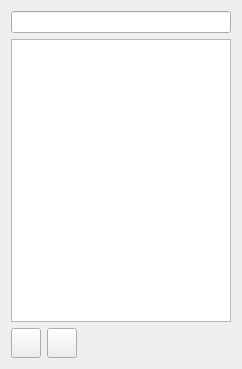
<?xml version="1.0" encoding="UTF-8"?>
<ui version="4.0">
 <class>PropertiesPickerWidget</class>
 <widget class="QWidget" name="PropertiesPickerWidget">
  <property name="geometry">
   <rect>
    <x>0</x>
    <y>0</y>
    <width>242</width>
    <height>369</height>
   </rect>
  </property>
  <property name="windowTitle">
   <string>Form</string>
  </property>
  <layout class="QVBoxLayout" name="verticalLayout">
   <item>
    <widget class="QLineEdit" name="lineEdit"/>
   </item>
   <item>
    <widget class="PropertiesTableWidget" name="treeWidget">
     <property name="editTriggers">
      <set>QAbstractItemView::NoEditTriggers</set>
     </property>
     <property name="dragEnabled">
      <bool>true</bool>
     </property>
     <property name="selectionMode">
      <enum>QAbstractItemView::SingleSelection</enum>
     </property>
     <property name="selectionBehavior">
      <enum>QAbstractItemView::SelectRows</enum>
     </property>
     <attribute name="headerVisible">
      <bool>false</bool>
     </attribute>
     <column>
      <property name="text">
       <string notr="true">1</string>
      </property>
     </column>
    </widget>
   </item>
   <item>
    <layout class="QHBoxLayout" name="horizontalLayout">
     <item>
      <widget class="QToolButton" name="reloadButton">
       <property name="minimumSize">
        <size>
         <width>30</width>
         <height>30</height>
        </size>
       </property>
       <property name="text">
        <string/>
       </property>
       <property name="icon">
        <iconset resource="../resources/icons/icons.qrc">
         <normaloff>:/icons8_synchronize_32px.png</normaloff>:/icons8_synchronize_32px.png</iconset>
       </property>
       <property name="iconSize">
        <size>
         <width>20</width>
         <height>20</height>
        </size>
       </property>
      </widget>
     </item>
     <item>
      <widget class="QToolButton" name="addButton">
       <property name="minimumSize">
        <size>
         <width>30</width>
         <height>30</height>
        </size>
       </property>
       <property name="text">
        <string/>
       </property>
       <property name="icon">
        <iconset resource="../resources/icons/icons.qrc">
         <normaloff>:/icons8_plus_math_32px_1.png</normaloff>:/icons8_plus_math_32px_1.png</iconset>
       </property>
       <property name="iconSize">
        <size>
         <width>20</width>
         <height>20</height>
        </size>
       </property>
      </widget>
     </item>
     <item>
      <spacer name="horizontalSpacer">
       <property name="orientation">
        <enum>Qt::Horizontal</enum>
       </property>
       <property name="sizeHint" stdset="0">
        <size>
         <width>40</width>
         <height>20</height>
        </size>
       </property>
      </spacer>
     </item>
    </layout>
   </item>
  </layout>
 </widget>
 <customwidgets>
  <customwidget>
   <class>PropertiesTableWidget</class>
   <extends>QTreeWidget</extends>
   <header>ui/widgets/utils/properties_table_widget.h</header>
  </customwidget>
 </customwidgets>
 <resources>
  <include location="../resources/icons/icons.qrc"/>
 </resources>
 <connections/>
</ui>
